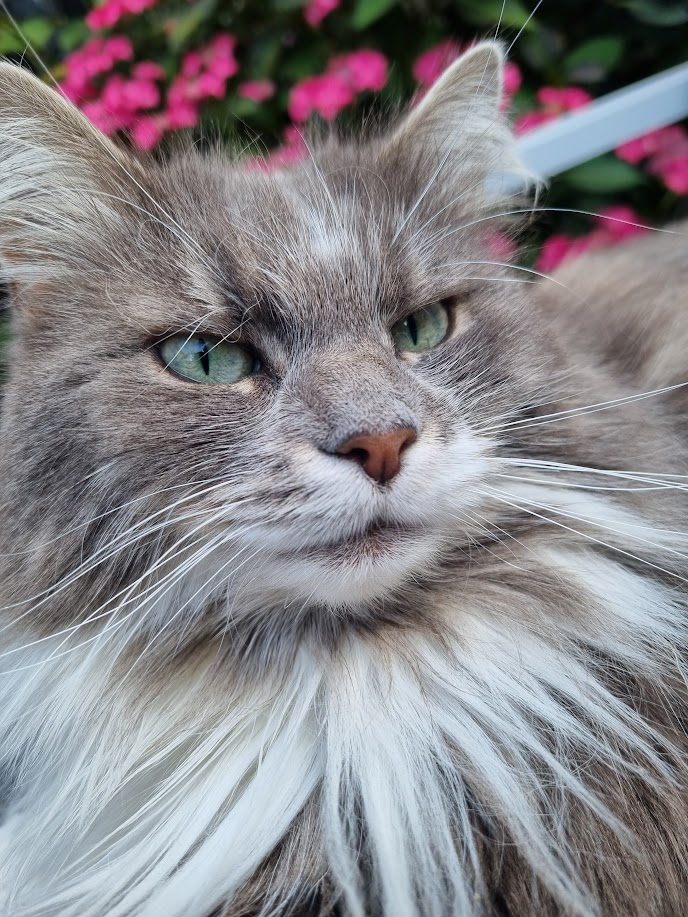
#> input picture TV-Inpainting/data/Lola.jpg, 688 x 917 px
$ python TV-Inpainting-self.py
#> lines starting #> are read from the running program, lines starting #| are printed output that depends on the picture
from PIL import Image
import numpy as np
import matplotlib.pyplot as plt
from scipy.optimize import minimize
# Open the image
import os

def preprocess(file_path, new_width=300):
#> called with file_path = 'TV-Inpainting/data/Lola.jpg', new_width = 300
    if not os.path.exists(file_path):
        raise FileNotFoundError(f"The file '{file_path}' does not exist. Please check the path.")
    image = Image.open(file_path)
#> image is the input picture: PIL image 688x917 RGB; mean R, G, B 135.1, 132, 136.1

    # Convert to RGB (in case it's not already)
    image = image.convert('RGB')

    # Convert to a NumPy array
    rgb_array = np.array(image)

    # Resize the image while keeping the aspect ratio
    aspect_ratio = rgb_array.shape[0] / rgb_array.shape[1]
#> aspect_ratio = 1.33
    new_height = int(new_width * aspect_ratio)
#> new_height = 399

    # Resize using PIL
    resized_image = image.resize((new_width, new_height), Image.Resampling.LANCZOS)

    # Convert the resized image back to a NumPy array
    return np.array(resized_image)

#path to the image
file_path = os.path.join(os.path.dirname(__file__), 'data', 'Lola.jpg')

rgb_array = preprocess(file_path, new_width=300)

# Display the image
plt.imshow(rgb_array)
plt.axis('off')  # Turn off axis labels
plt.show()

U_orig = rgb_array.copy()


#do random inpainting
def random_inpaint(image, level=0.707):
#> called with level = 0.9
  w,h,c = image.shape
#> w = 399; h = 300; c = 3
  mask = np.random.random((w,h)) > level
  for channel in range(c):
    image[:,:, channel] = mask*image[:,:, channel]
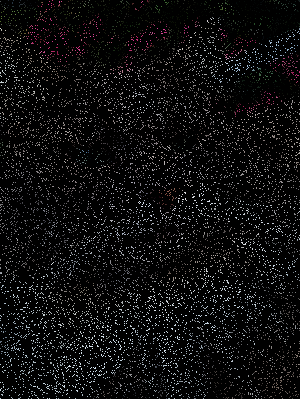
#> image: shape (399, 300, 3); mean of channels 0, 1, 2 13.6, 13.3, 13.7; drawn as R, G, B
  return image, mask

# Apply random inpainting and define the forward operator
U_paint, K_I = random_inpaint(rgb_array, level=0.9)
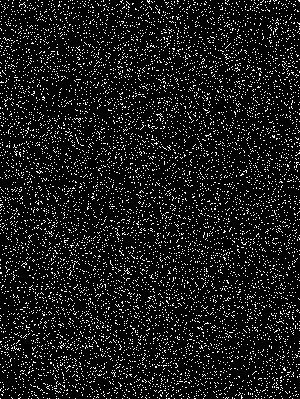
#> K_I: shape (399, 300) bool; 10.1% white in thin lines or dots
plt.imshow(U_paint)
plt.axis('off')  # Turn off axis labels
plt.show()

#do tv inpainting
alpha = 1
h, w, c = U_paint.shape
#> h = 399; w = 300; c = 3

def TV(U, h, w):
    # Reshape the flattened U back to its original shape
    U = U.reshape((h, w, 3))

    # Compute the total variation of the image using vectorized operations
    diff_x = U[1:, :-1, :] - U[:-1, :-1, :]
    diff_y = U[:-1, 1:, :] - U[:-1, :-1, :]
    tv = np.sum(np.sqrt(np.sum(diff_x**2, axis=2)) + np.sqrt(np.sum(diff_y**2, axis=2)))
    return tv

def KU(U, K_I, h, w):
    # Reshape the flattened U and K_I back to their original shapes
    U = U.reshape((h, w, 3))
    K_I = K_I.reshape((h, w))

    # Forward operator
    KU = np.copy(U)
    for i in range(3):
        KU[:, :, i] = K_I * U[:, :, i]
    return KU.flatten()

def Objective(U, U_paint, K_I, h, w, alpha=1):
    # Compute the objective function
    return 0.5 * np.linalg.norm(KU(U, K_I, h, w) - U_paint)**2 + alpha * TV(U, h, w)
def Gradient(U, U_paint, K_I, h, w, alpha=1):
    # Compute the gradient of the objective function
    U = U.reshape((h, w, 3))
    KU_U = KU(U, K_I, h, w).reshape((h, w, 3))

    # Compute the gradient of the TV term
    grad_tv = np.zeros_like(U)
    for i in range(h - 1):
        for j in range(w - 1):
            vec1 = U[i + 1, j, :] - U[i, j, :]
            vec2 = U[i, j + 1, :] - U[i, j, :]
            norm_vec1 = np.linalg.norm(vec1)
            norm_vec2 = np.linalg.norm(vec2)
            if norm_vec1 > 0:
                grad_tv[i + 1, j, :] += vec1 / norm_vec1
                grad_tv[i, j, :] -= vec1 / norm_vec1
            if norm_vec2 > 0:
                grad_tv[i, j + 1, :] += vec2 / norm_vec2
                grad_tv[i, j, :] -= vec2 / norm_vec2

    # Compute the gradient of the objective function
    grad_obj = (KU_U.flatten() - U_paint) + alpha * grad_tv.flatten()
    return grad_obj
#optimize
U_0 = U_paint.copy()
U_0 = U_0.flatten()
U_paint = U_paint.flatten()
K_I = K_I.flatten()
res = minimize(Objective, U_0, args=(U_paint, K_I, h, w, alpha), method='L-BFGS-B', jac=Gradient, options={'disp': True})
#> (the run stopped early here; a loop or call above may not have finished)
